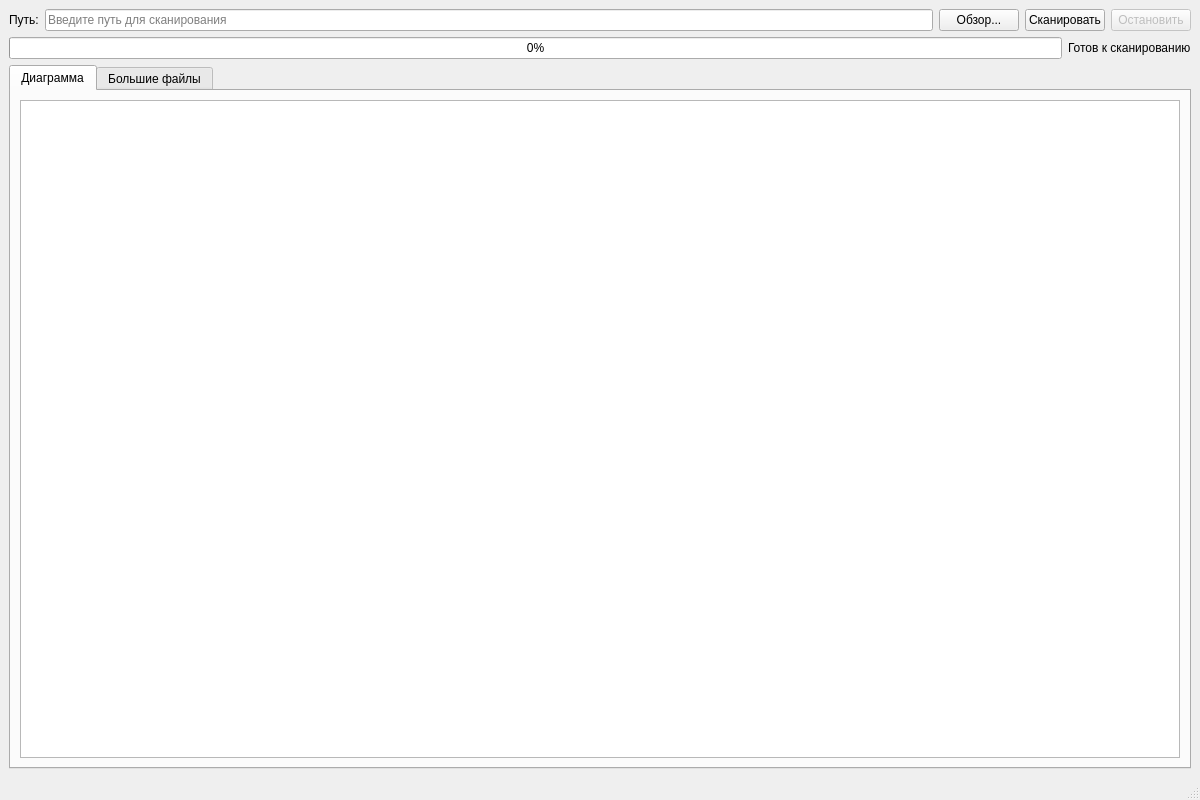
<?xml version="1.0" encoding="UTF-8"?>
<ui version="4.0">
 <class>MainWindow</class>
 <widget class="QMainWindow" name="MainWindow">
  <property name="geometry">
   <rect>
    <x>0</x>
    <y>0</y>
    <width>1200</width>
    <height>800</height>
   </rect>
  </property>
  <property name="windowTitle">
   <string>Анализатор дискового пространства</string>
  </property>
  <widget class="QWidget" name="centralwidget">
   <layout class="QVBoxLayout" name="verticalLayout">
    <item>
     <layout class="QHBoxLayout" name="controlLayout">
      <item>
       <widget class="QLabel" name="label">
        <property name="text">
         <string>Путь:</string>
        </property>
       </widget>
      </item>
      <item>
       <widget class="QLineEdit" name="pathEdit">
        <property name="placeholderText">
         <string>Введите путь для сканирования</string>
        </property>
       </widget>
      </item>
      <item>
       <widget class="QPushButton" name="browseBtn">
        <property name="text">
         <string>Обзор...</string>
        </property>
       </widget>
      </item>
      <item>
       <widget class="QPushButton" name="scanBtn">
        <property name="text">
         <string>Сканировать</string>
        </property>
       </widget>
      </item>
      <item>
       <widget class="QPushButton" name="stopBtn">
        <property name="enabled">
         <bool>false</bool>
        </property>
        <property name="text">
         <string>Остановить</string>
        </property>
       </widget>
      </item>
     </layout>
    </item>
    <item>
     <layout class="QHBoxLayout" name="progressLayout">
      <item>
       <widget class="QProgressBar" name="progressBar">
        <property name="visible">
         <bool>false</bool>
        </property>
        <property name="value">
         <number>0</number>
        </property>
       </widget>
      </item>
      <item>
       <widget class="QLabel" name="statusLabel">
        <property name="text">
         <string>Готов к сканированию</string>
        </property>
       </widget>
      </item>
     </layout>
    </item>
    <item>
     <widget class="QTabWidget" name="tabWidget">
      <property name="currentIndex">
       <number>0</number>
      </property>
      <widget class="QWidget" name="tabChart">
       <attribute name="title">
        <string>Диаграмма</string>
       </attribute>
       <layout class="QVBoxLayout" name="verticalLayout_3">
        <item>
         <widget class="QtCharts::QChartView" name="chartView"/>
        </item>
       </layout>
      </widget>
      <widget class="QWidget" name="tabFiles">
       <attribute name="title">
        <string>Большие файлы</string>
       </attribute>
       <layout class="QVBoxLayout" name="verticalLayout_4">
        <item>
         <widget class="QTableWidget" name="filesTable">
          <property name="contextMenuPolicy">
           <enum>Qt::CustomContextMenu</enum>
          </property>
          <property name="alternatingRowColors">
           <bool>true</bool>
          </property>
          <property name="selectionMode">
           <enum>QAbstractItemView::ExtendedSelection</enum>
          </property>
          <property name="selectionBehavior">
           <enum>QAbstractItemView::SelectRows</enum>
          </property>
          <property name="rowCount">
           <number>0</number>
          </property>
          <property name="columnCount">
           <number>4</number>
          </property>
          <attribute name="horizontalHeaderStretchLastSection">
           <bool>true</bool>
          </attribute>
          <column>
           <property name="text">
            <string>Имя файла</string>
           </property>
          </column>
          <column>
           <property name="text">
            <string>Размер</string>
           </property>
          </column>
          <column>
           <property name="text">
            <string>Путь</string>
           </property>
          </column>
          <column>
           <property name="text">
            <string>Дата изменения</string>
           </property>
          </column>
         </widget>
        </item>
       </layout>
      </widget>
     </widget>
    </item>
   </layout>
  </widget>
  <widget class="QMenuBar" name="menubar">
   <property name="geometry">
    <rect>
     <x>0</x>
     <y>0</y>
     <width>1200</width>
     <height>21</height>
    </rect>
   </property>
  </widget>
  <widget class="QStatusBar" name="statusbar"/>
 </widget>
 <customwidgets>
  <customwidget>
   <class>QtCharts::QChartView</class>
   <extends>QGraphicsView</extends>
   <header>QtCharts/QChartView</header>
  </customwidget>
 </customwidgets>
 <resources/>
 <connections/>
</ui>
